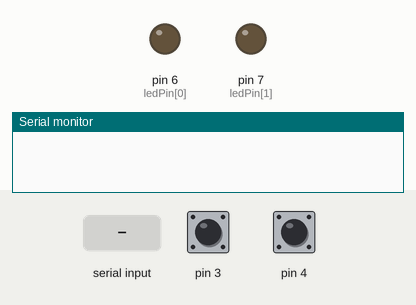
Simulated run of this sketch. Board: Arduino Uno, built with avr-gcc and run on an emulated ATmega328P. Parts: output pins drawn as LEDs (lit = HIGH), the last lines printed to the serial monitor. Dashed ring = blinking. The test bench sets the inputs (shaded band); at power-on: pin 3 HIGH, pin 4 HIGH.

Above: at 1.2 s.
1.3 s: "1" received over Serial
At 1.77 s:
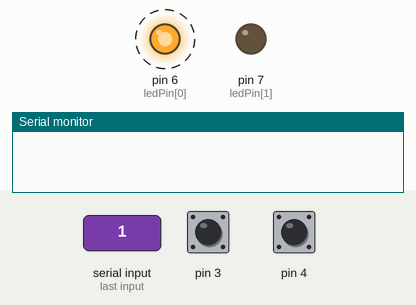
4.3 s: "5" received over Serial
At 4.67 s:
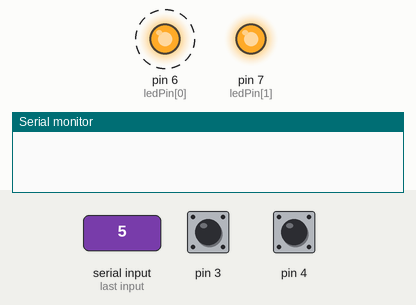
7.3 s: pin 3 pulled LOW for 0.15 s
10.3 s: "0" received over Serial
At 10.3 s:
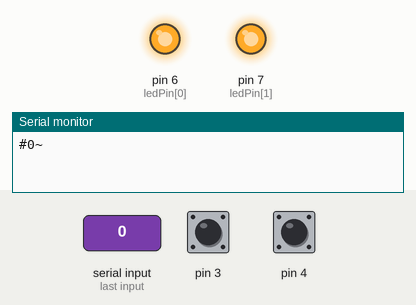
11.8 s: "6" received over Serial
At 12.8 s:
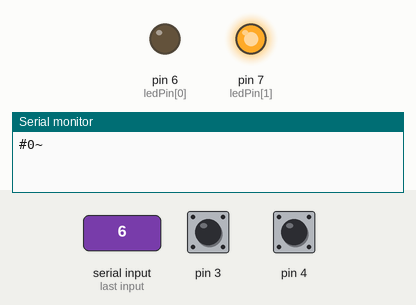
Timing chart, 0 to 14.3 s (numbered marks = the images above; inputs shaded):
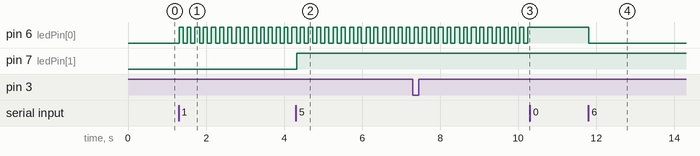

Measured:
- after the input at 1.3 s, pin 6 (ledPin[0]): alternates HIGH for 0.10 s and LOW for 0.10 s, starting at once
- after the input at 4.3 s, pin 7 (ledPin[1]): LOW → HIGH at once
- after the input at 10.3 s, pin 6 (ledPin[0]): stops changing and stays HIGH
- after the input at 11.8 s, pin 6 (ledPin[0]): HIGH → LOW at once

The sketch:

test2Bluetooth.ino
```cpp
#include <CapacitiveSensor.h>
//Char used for reading in Serial characters
char inbyte = '0';
//*******************************************************************************************
// CapSense Vars
#define COMMON_PIN      2    // The common 'send' pin for all keys
#define CS(Y) CapacitiveSensor(COMMON_PIN, Y)
#define NUM_OF_SAMPLES  50   // Higher number whens more delay but more consistent readings
#define CAP_THRESHOLD   200  // Capactive reading that triggers a note (adjust to fit your needs)
#define NUM_OF_KEYS     2    // Number of keys that are on the keyboard

int thresh []{200, 900};
CapacitiveSensor keys[] = { CS(3), CS(4)}; //, CS(4), CS(5), CS(6), CS(7), CS(8), CS(9), CS(10)
boolean onOff = false;
boolean yes;
boolean previous = false;
int debounce = 1500;
long time = 0;
//*******************************************************************************************
// LED control
int ledPin[] = {6, 7};
int state[] = {LOW,LOW};
unsigned long previousMillis = 0;        // will store last time LED was updated
const long interval = 100;  // constants won't change :
boolean startBlink = false;
boolean startBlink2 = false;

void setup() {
  Serial.begin(9600);

  //Setting up of CapSense
  for(int i=0; i<NUM_OF_KEYS; ++i) {
    keys[i].set_CS_AutocaL_Millis(0xFFFFFFFF);

    pinMode(ledPin[i], OUTPUT);
    digitalWrite(ledPin[i], LOW);

  }

}

void loop() {
  for (int i = 0; i < NUM_OF_KEYS; ++i) {

    if (keys[i].capacitiveSensor(NUM_OF_SAMPLES) > thresh[i]){yes = true;}
    else {yes = false;}


    // If the capacitance reading is greater than the threshold, play a note:
      if(i == 0){
         //This is is for LED PIN 6
         if(yes == true && previous  == false && millis() - time>debounce){
           //Put Send to Android in here
            sendAndroidValues(0);
            time = millis();
          }

      }else if (i == 1){
        //This is is for LED PIN 7
        if(yes == true && previous  == false && millis() - time>debounce){
           //Put Send to Android in here
           sendAndroidValues(1);
           time = millis();

        }
      }


    }

  previous = yes;

  //when serial values have been received this will be true
  if (Serial.available() > 0){
    inbyte = Serial.read();

    //Events from Touch sensor 1 and LED 1
    if (inbyte == '0'){
      //LED off
      startBlink = false;
    }

    if (inbyte == '1'){
      //LED on
     startBlink = true;
    }

    if(inbyte == '2'){
      //Success get API response from android
      startBlink = false;
      digitalWrite(ledPin[0], HIGH);
    }

    if(inbyte == '6'){
      //Failed get API response from android
      startBlink = false;
      digitalWrite(ledPin[0], LOW);
    }

   //Events from Touch sensor 2 and LED 2
    if (inbyte == '3'){
      //LED off
      startBlink2 = false;
    }

    if (inbyte == '4'){
      //LED on
     startBlink2 = true;
    }

    if(inbyte == '5'){
      //Success get API response from android
      startBlink2 = false;
      digitalWrite(ledPin[1], HIGH);
    }

    if(inbyte == '7'){
      //Failed get API response from android
      startBlink2 = false;
      digitalWrite(ledPin[1], LOW);
    }

    if(inbyte == '8'){
      //Reset all LED's
      startBlink2 = false;
      digitalWrite(ledPin[0], LOW);
      digitalWrite(ledPin[1], LOW);
    }
  }


  //Start LED 1 Flashing
  if(startBlink == true){
    makeBlink(0);
  }

  //Start LED 2 Flashing
  if(startBlink2 == true){
    makeBlink(1);
  }
 delay(10);
  //delay by 2s. Meaning we will be sent values every 2s approx
  //also means that it can take up to 2 seconds to change LED state

}


void makeBlink (int pos){
   unsigned long currentMillis = millis();

     if (currentMillis - previousMillis >= interval) {
        // save the last time you blinked the LED
        previousMillis = currentMillis;

        // if the LED is off turn it on and vice-versa:
        if (state[pos] == LOW) {
          state[pos] = HIGH;
        } else {
          state[pos] = LOW;
        }

      // set the LED with the ledState of the variable:
        digitalWrite(ledPin[pos], state[pos]);
      }
}

//sends the values from the sensor over serial to BT module
void sendAndroidValues(int btn)
 {
  //puts # before the values so our app knows what to do with the data
  Serial.print('#');
  Serial.print(btn);
  Serial.print('~'); //used as an end of transmission character - used in app for string length
  Serial.println();
  delay(10);        //added a delay to eliminate missed transmissions
}
```
